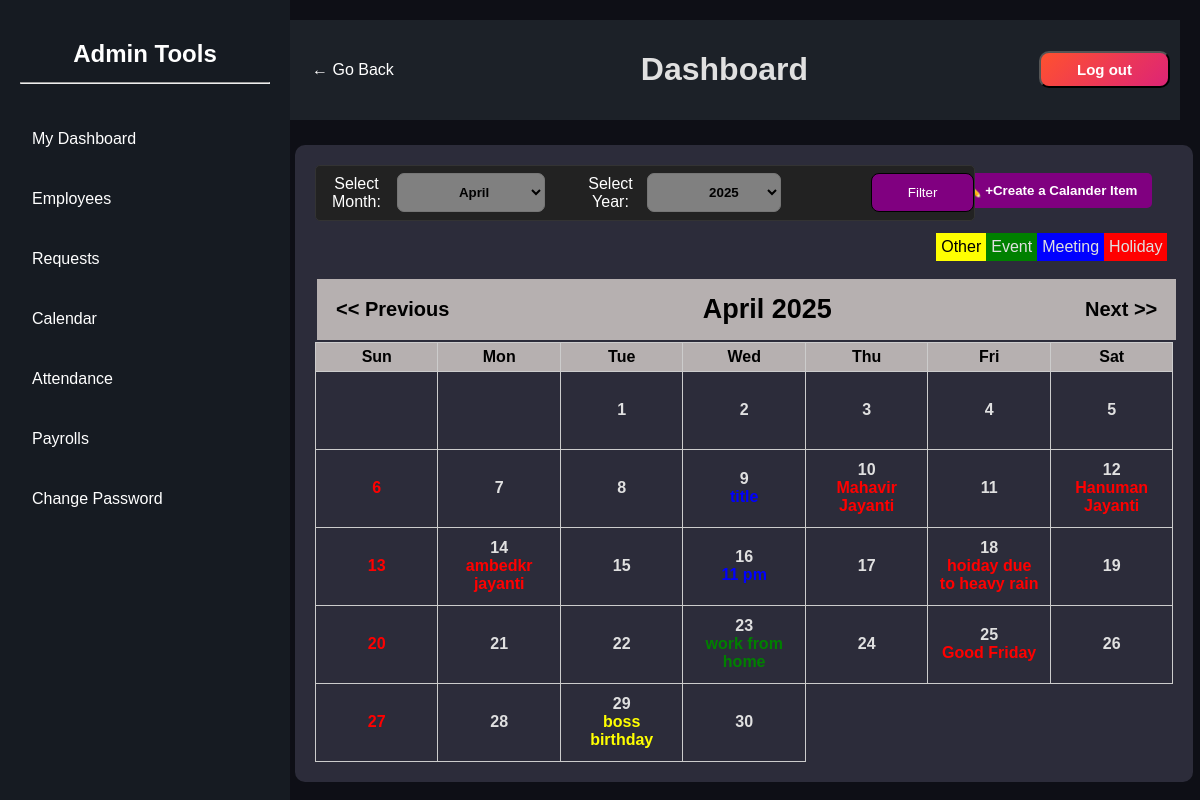
Page /adminCal.php?year=2025&month=4 on the committed database.
### tables this page shows
CREATE TABLE `events` (
  `id` int(11) NOT NULL,
  `date` date NOT NULL,
  `title` varchar(255) NOT NULL,
  `type` enum('MEETING','HOLIDAY','EVENT','OTHER') DEFAULT NULL,
  `created_at` timestamp NOT NULL DEFAULT current_timestamp()
);

### adminCal.php (the view, shortened to what this page needs)
<!DOCTYPE html>
<html lang="en">
<head>
    <link rel="stylesheet" href="Style/adminPanel.css">
    <link rel="stylesheet" href="Style/adminCal.css">
</head>
<body>
<?php
    include 'adminPanel.php';
?>
<?php
include 'config.php';
$holidays = [];
$result = $conn->query("SELECT date, title FROM events");
while ($row = $result->fetch_assoc()) {
    $holidays[$row['date']] = $row['title'];
}
function generateMonthlyCalendar($year, $month, $holidays) {
    $firstDay = mktime(0, 0, 0, $month, 1, $year);
    $totalDays = date('t', $firstDay);
    $dayOfWeek = date('D', $firstDay);
    echo "<table><tr>";
    foreach (DAYS_OF_WEEK as $day) {
        echo "<th style='color :black; padding: 5px 5px;background-color: #b6b0b0;border: 1px solid #ccc;'>$day</th>";
    }
    echo "</tr><tr>";
    for ($i = 0; $i < array_search($dayOfWeek, DAYS_OF_WEEK); $i++) {
        echo "<td></td>";
    }
    for ($day = 1; $day <= $totalDays; $day++) {
        $date = sprintf('%04d-%02d-%02d', $year, $month, $day);
        include 'config.php';
        $result = $conn->query("SELECT type FROM events WHERE date='$date'");
        if($row = $result->fetch_assoc())
        {
            $holidayType = $row['type'];
        }
        $holidayText = isset($holidays[$date]) ? "<br><div style='display: flex;justify-content: space-around'><span style='color:" . ($holidayType === 'HOLIDAY' ? 'red' : ($holidayType === 'MEETING' ? 'blue' : ($holidayType === 'EVENT' ? 'green' : 'yellow'))) . ";width : 100px;display: block;word-wrap: break-word;white-space: normal;'>{$holidays[$date]}</span></div>" : "";
        if (date('l', strtotime($date)) == 'Sunday') {
            echo "<td style='color : red;font-weight : bold;'>$day $holidayText</td>";
        }
        else{
            echo "<td style='font-weight : bold;'>$day $holidayText</td>";
        }
        if (($day + array_search($dayOfWeek, DAYS_OF_WEEK)) % 7 == 0) {
            echo "</tr><tr>";
        }
    }
    echo "</tr></table>";
}
if (isset($_GET['year']) && isset($_GET['month'])) {
    $year = intval($_GET['year']);
    $month = intval($_GET['month']);
} else {
    $year = date('Y');
    $month = date('n');
}
?>
    <div class="main-content">
      <?php
           include 'adminNav.php';
        ?>
<div class="calendar" style="width : 97%;">
<form method="get">
    <div class="navCalander">
        <div class="dateFilter">
            <label for="month" style="padding-left: 10px;display: flex;justify-content: center;align-items: center;">Select Month:</label>
            <select name="month" id="month" style="margin-left: 10px;width: 180px;padding-left: 57px;height: 39px;margin-top: 7px;background: grey;border-radius: 7px;font-weight: bold;">
                <?php
                for ($m = 1; $m <= 12; $m++) {
                    $selected = ($m == ($_GET['month'] ?? date('n'))) ? 'selected' : '';
                    echo "<option value='$m' $selected>" . date('F', mktime(0, 0, 0, $m, 10)) . "</option>";
                }
                ?>
            </select>
            <label for="year" style="padding-left: 39px;display: flex;justify-content: center;align-items: center;">Select Year:</label>
            <select name="year" id="year" style="margin-left: 10px;padding-left: 57px;width: 180px;height: 39px;margin-top: 7px;background: grey;border-radius: 7px;font-weight: bold;">
                <?php
                $currentYear = date('Y');
                for ($y = $currentYear - 20; $y <= $currentYear + 100; $y++) {
                    $selected = ($y == ($_GET['year'] ?? $currentYear)) ? 'selected' : '';
                    echo "<option value='$y' $selected>$y</option>";
                }
                ?>
            </select>
            <button type="submit" style="color: white;margin-left: 90px;width: 156px;height: 39px;margin-top: 7px;background: purple;border: 1px solid black;border-radius: 8px">Filter</button>
        </div>
    </div>
</form>
        <div>
            <button class="initiate-btn">✏️ +Create a Calander Item</button>
        </div>
        <div class="chart" style="margin-top:12px;    margin-right: 6px;display: flex;flex-direction: row-reverse;">
        <div class="holiday" style="background:red;">Holiday</div>
        <div class="holiday" style="background:blue;">Meeting</div>
        <div class="holiday" style="background:green;">Event</div>
        <div class="holiday" style="background:yellow;color:black">Other</div>
    </div>
        <div class="pagination">
            <a href="?year=<?= $year ?>&month=<?= $month - 1 ?>"><&lt; Previous</a>
            <span><?= date('F Y', mktime(0, 0, 0, $month, 1, $year)) ?></span>
            <a href="?year=<?= $year ?>&month=<?= $month + 1 ?>">Next >&gt;</a>
        </div>
        <?php generateMonthlyCalendar($year, $month, $holidays); ?>
    </div>
        </div>
</body>
</html>

### Style/adminPanel.css (style rules this page uses)
body { font-family: Arial, sans-serif; margin: 0; padding: 0; display: flex; background: #0e0f16; color: #e0e0e0; }
a { margin: 10px; }
.main-content { margin-left: 275px; padding: 20px; flex-grow: 1; }

### Style/adminCal.css (style rules this page uses)
.calendar { width: 80%; background: #2c2c3a; padding: 20px; border-radius: 10px; text-align: center; margin-top: 25px; }

### adminCal.php (style rules this page uses)
table { width: 100%; border-collapse: collapse; }
th { background-color: #f2f2f2; }
td { width: 100px; height: 75px; text-align: center; border: 1px solid #ccc; }
.initiate-btn { background: purple; color: white; padding: 10px 15px; border: none; border-radius: 5px; cursor: pointer; margin-top: -48px; float : right; font-weight: bold; margin-right: 21px; }
.pagination { width: 98%; background-color: #b6b0b0; margin: 2px; margin-top: 18px; padding: 9px; color: black; display: flex; justify-content: space-between; }
.pagination span { display: flex; justify-content: center; align-items: center; font-size: 27px; font-weight: bold; }
.pagination a { margin: 10px; font-size: 20px; text-decoration: none; font-weight: bold; color: black; }
.navCalander { width: 97%; height: 56px; display : flex; flex-direction: row; justify-content: space-between; }
.dateFilter { width : 79%; color: white; display : flex; flex-direction: row; justify-content: flex-start; border: 1px solid #333; border-radius: 5px; background: #222; }
.holiday { padding: 5px; }

### rows in the picture
events: date "Mahavir Jayanti"
events: date "Hanuman Jayanti"
events: date "ambedkr jayanti"
events: date "hoiday due to heavy rain"
events: date "work from home"
events: date "Good Friday"
events: date "boss birthday"

### other values in the picture
date('F Y', mktime(0, 0, 0, $month, 1, $year)) "April 2025"
$day "Sun"
$day "Mon"
$day "Tue"
$day "Wed"
$day "Thu"
$day "Fri"
$day "Sat"
form field month "April"
form field year "2025"
